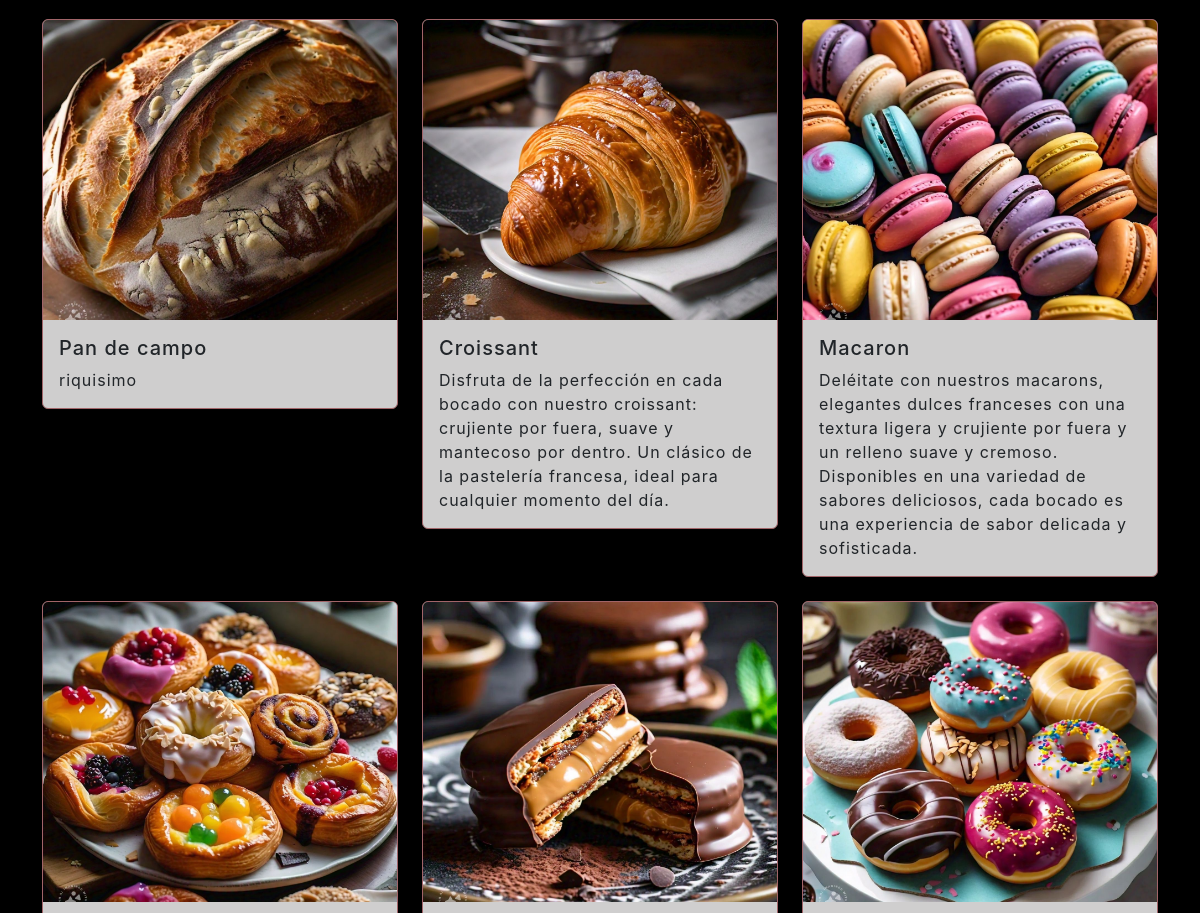
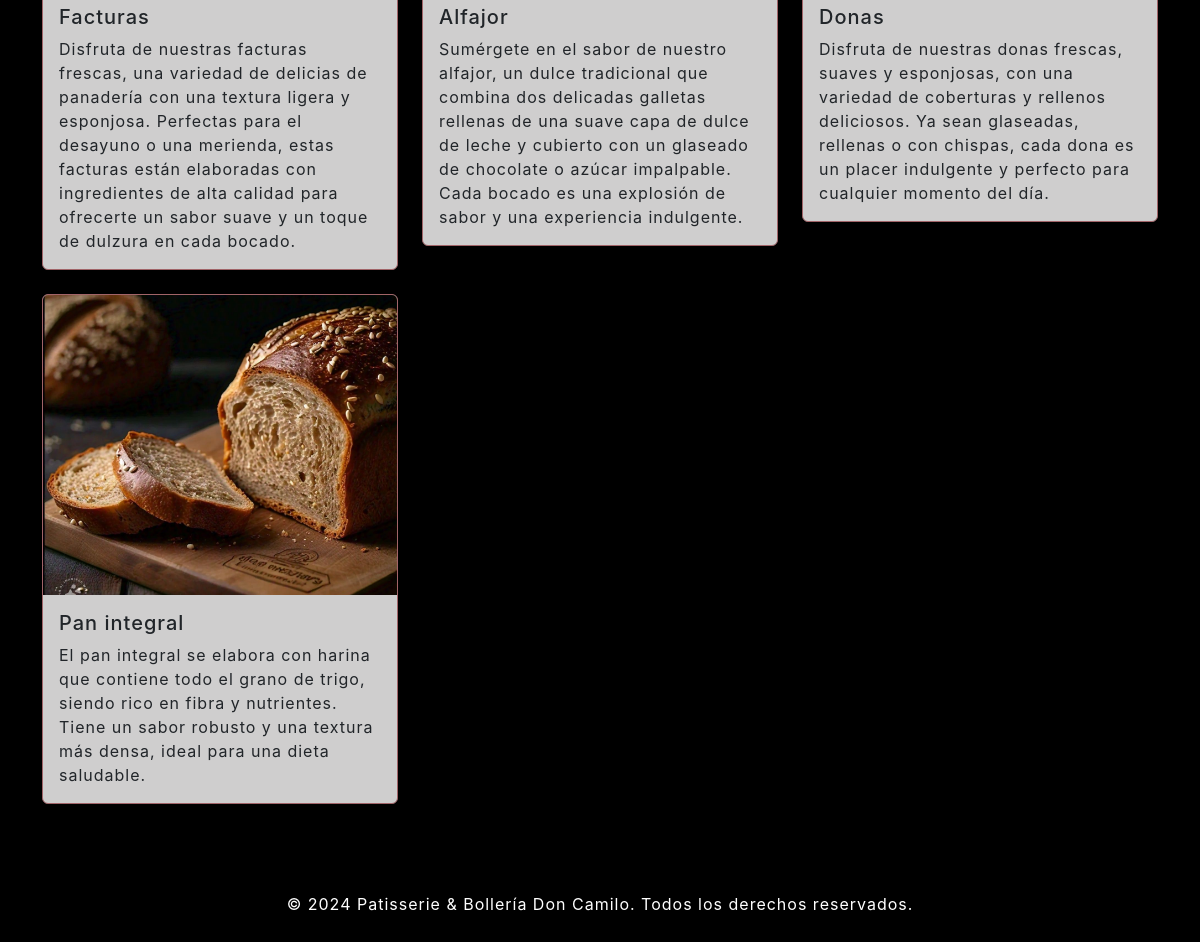
The app's page /productos/ (lower part), older data (2 pictures, top to bottom).
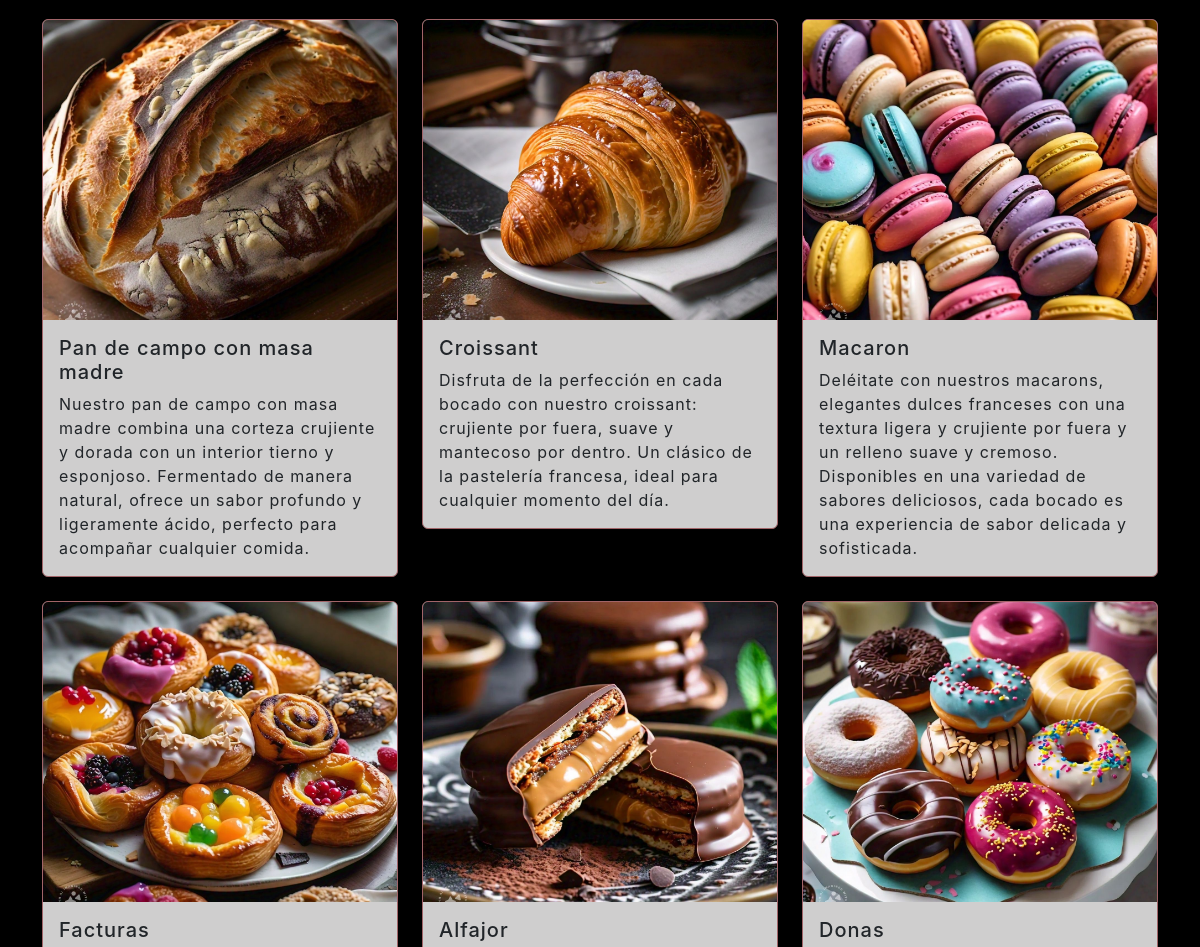
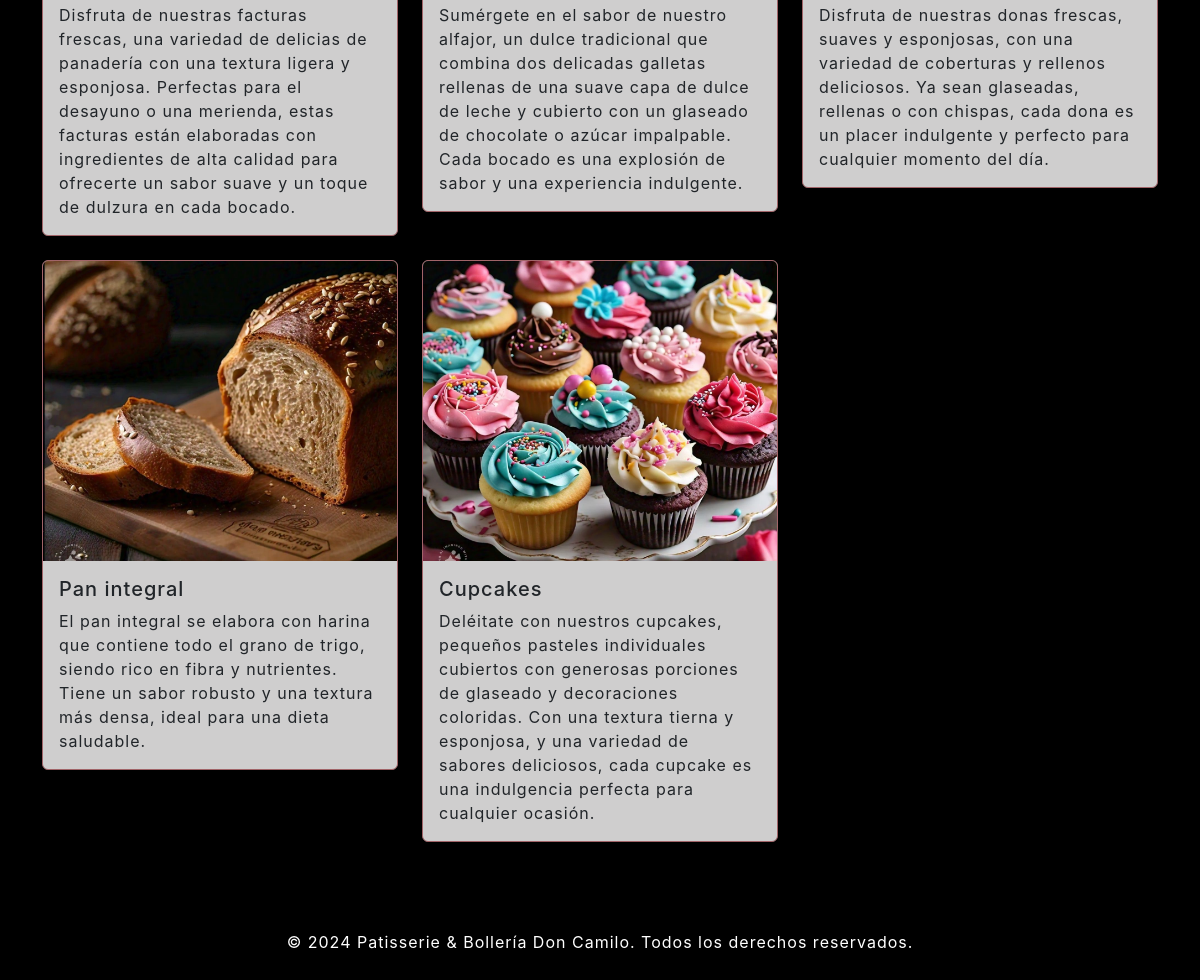
The same page, newer data (2 pictures, top to bottom).
### productos/models.py (models this page shows, shortened)
class Product(models.Model):
    name = models.CharField(max_length=200)
    price = models.DecimalField(max_digits=10, decimal_places=2)
    description = models.TextField()
    image = models.ImageField(upload_to='product_images', null=True, blank=True)

### productos/views.py (the view)
# urls.py: path('', ProductsListView.as_view(), name='products-list'),
class ProductsListView(ListView):
    model = Product
    template_name = 'productos/products_list.html'
    context_object_name = 'products'

### productos/templates/productos/products_list.html (shortened to what this page needs)
{% extends "main/base.html" %}
{% block content %}
<section id="productos" class="py-5">
    <div class="container">
        <div class="row">
            {% for product in products %}
            <div class="col-md-4 mb-4">
                <div class="card border-secondary">
                    {% if product.image %}
                        <img src="{{ product.image.url }}" alt="{{ product.name }}" class="card-img-top" style="object-fit: cover; height: 300px;">
                    {% else %}
                        <div class="card-img-top d-flex align-items-center justify-content-center" style="height: 300px; background-color: #f8f9fa;">
                            <span>Sin imagen disponible</span>
                        </div>
                    {% endif %}
                    <div class="card-body">
                        <h5 class="card-title">{{ product.name }}</h5>
                        <p class="card-text">{{ product.description }}</p>
                    </div>
                </div>
            </div>
            {% empty %}
            <div class="col-12 text-center">
                <p>No hay productos disponibles.</p>
            </div>
            {% endfor %}
        </div>
    </div>
</section>
{% endblock content %}

### main/templates/main/base.html (shortened to what this page needs)
<!DOCTYPE html>
<html lang="en">
<head>
    {% load static %}
    <link href="https://cdn.jsdelivr.net/npm/bootstrap@5.3.0/dist/css/bootstrap.min.css" rel="stylesheet">
    <link href="https://cdnjs.cloudflare.com/ajax/libs/font-awesome/6.0.0-beta3/css/all.min.css" rel="stylesheet">
    <link href="{% static 'main/css/styles.css' %}?v=1.0" rel="stylesheet">
</head>
<body>
    <main>
        {% block content %}
        {% endblock content %}
    </main>
    <footer class="footer-centered">
        <p>&copy; 2024 Patisserie & Bollería Don Camilo. Todos los derechos reservados.</p>
    </footer>
</body>
</html>

Row changes from the older to the newer data that the page shows:
changed Product: name "Pan de campo" → "Pan de campo con masa madre"; description "riquisimo" → "Nuestro pan de campo con masa madre combina una corteza crujiente y dorada con un interior tierno y esponjoso. Fermentado de manera natural, ofrece un sabor profundo y ligeramente ácido, perfecto para acompañar cualquier comida."
added Product: image (picture), name "Cupcakes", description "Deléitate con nuestros cupcakes, pequeños pasteles individuales cubiertos con generosas porciones de glaseado y decoraciones coloridas. Con una textura tierna y esponjosa, y una variedad de sabores deliciosos, cada cupcake es una indulgencia perfecta para cualquier ocasión."
